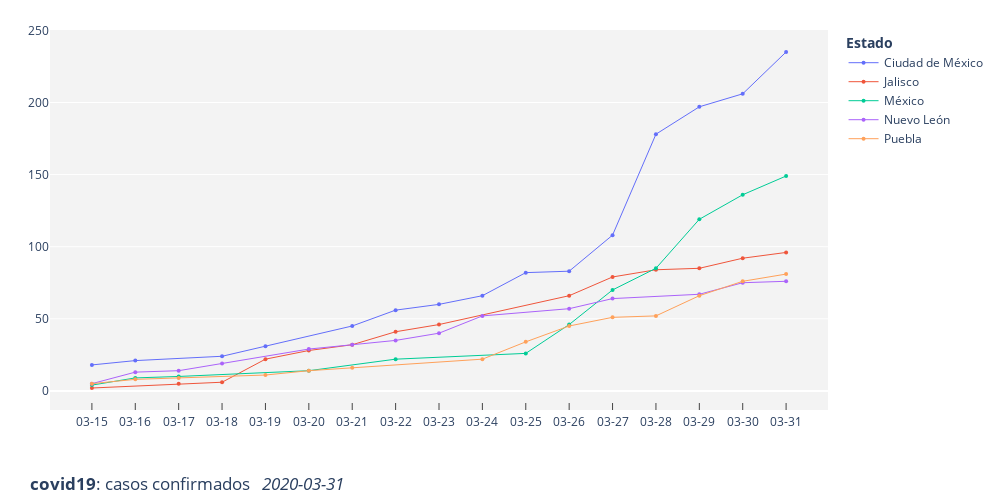

Notebook code cell kept with this figure:
### Code cell
fig = px.scatter(plottop, x="fecha_caso_nuevo", y="count", color="estado", hover_data=['count'])
for i in range(0,len(fig.data)):
    fig.data[i].update(mode='markers+lines',
                       marker=dict(size=4),
                       line=dict(width=1))

fig.update_layout(title={'text': '<b>covid19</b>: casos confirmados   <i>{}</i>'.format(recent_day),
                         'x': 0.03,
                         'y': 0.02},
                  width=1000,
                  height=500,
                  margin={"r":30,"t":30,"l":50,"b":90},
                  autosize=False,
                  plot_bgcolor='rgb(243, 243, 243)',
                  xaxis=dict(showline=True,
                             showgrid=False,
                             linewidth=2,
                             type='date',
                             autorange=True,
                             dtick='2000-01-01',
                             tickformat='%m-%d',
                             ticks='inside',
                             ticklen=7,
                             title=None),
                  yaxis=dict(autorange=True,
                             title=None),
                 legend_title='<b>Estado</b>'
                 )
fig.show()

### Figure 1 — Plotly figure (JSON) as saved in the notebook; plotly's stock layout.template omitted (floating-point values rounded to 4 significant figures)
{"data": [{"customdata": [[18], [21], [24], [31], [45], [56], [60], [66], [82], [83], [108], [178], [197], [206], [235]], "hoverlabel": {"namelength": 0}, "hovertemplate": "estado=Ciudad de México<br>fecha_caso_nuevo=%{x}<br>count=%{customdata[0]}", "legendgroup": "Ciudad de México", "line": {"width": 1}, "marker": {"color": "#636efa", "size": 4, "symbol": "circle"}, "mode": "markers+lines", "name": "Ciudad de México", "showlegend": true, "type": "scatter", "x": ["2020-03-15T00:00:00", "2020-03-16T00:00:00", "2020-03-18T00:00:00", "2020-03-19T00:00:00", "2020-03-21T00:00:00", "2020-03-22T00:00:00", "2020-03-23T00:00:00", "2020-03-24T00:00:00", "2020-03-25T00:00:00", "2020-03-26T00:00:00", "2020-03-27T00:00:00", "2020-03-28T00:00:00", "2020-03-29T00:00:00", "2020-03-30T00:00:00", "2020-03-31T00:00:00"], "xaxis": "x", "y": [18, 21, 24, 31, 45, 56, 60, 66, 82, 83, 108, 178, 197, 206, 235], "yaxis": "y"}, {"customdata": [[2], [5], [6], [22], [28], [32], [41], [46], [66], [79], [84], [85], [92], [96]], "hoverlabel": {"namelength": 0}, "hovertemplate": "estado=Jalisco<br>fecha_caso_nuevo=%{x}<br>count=%{customdata[0]}", "legendgroup": "Jalisco", "line": {"width": 1}, "marker": {"color": "#EF553B", "size": 4, "symbol": "circle"}, "mode": "markers+lines", "name": "Jalisco", "showlegend": true, "type": "scatter", "x": ["2020-03-15T00:00:00", "2020-03-17T00:00:00", "2020-03-18T00:00:00", "2020-03-19T00:00:00", "2020-03-20T00:00:00", "2020-03-21T00:00:00", "2020-03-22T00:00:00", "2020-03-23T00:00:00", "2020-03-26T00:00:00", "2020-03-27T00:00:00", "2020-03-28T00:00:00", "2020-03-29T00:00:00", "2020-03-30T00:00:00", "2020-03-31T00:00:00"], "xaxis": "x", "y": [2, 5, 6, 22, 28, 32, 41, 46, 66, 79, 84, 85, 92, 96], "yaxis": "y"}, {"customdata": [[4], [9], [10], [14], [22], [26], [46], [70], [85], [119], [136], [149]], "hoverlabel": {"namelength": 0}, "hovertemplate": "estado=México<br>fecha_caso_nuevo=%{x}<br>count=%{customdata[0]}", "legendgroup": "México", "line": {"width": 1}, "marker": {"color": "#00cc96", "size": 4, "symbol": "circle"}, "mode": "markers+lines", "name": "México", "showlegend": true, "type": "scatter", "x": ["2020-03-15T00:00:00", "2020-03-16T00:00:00", "2020-03-17T00:00:00", "2020-03-20T00:00:00", "2020-03-22T00:00:00", "2020-03-25T00:00:00", "2020-03-26T00:00:00", "2020-03-27T00:00:00", "2020-03-28T00:00:00", "2020-03-29T00:00:00", "2020-03-30T00:00:00", "2020-03-31T00:00:00"], "xaxis": "x", "y": [4, 9, 10, 14, 22, 26, 46, 70, 85, 119, 136, 149], "yaxis": "y"}, {"customdata": [[5], [13], [14], [19], [29], [32], [35], [40], [52], [57], [64], [67], [75], [76]], "hoverlabel": {"namelength": 0}, "hovertemplate": "estado=Nuevo León<br>fecha_caso_nuevo=%{x}<br>count=%{customdata[0]}", "legendgroup": "Nuevo León", "line": {"width": 1}, "marker": {"color": "#ab63fa", "size": 4, "symbol": "circle"}, "mode": "markers+lines", "name": "Nuevo León", "showlegend": true, "type": "scatter", "x": ["2020-03-15T00:00:00", "2020-03-16T00:00:00", "2020-03-17T00:00:00", "2020-03-18T00:00:00", "2020-03-20T00:00:00", "2020-03-21T00:00:00", "2020-03-22T00:00:00", "2020-03-23T00:00:00", "2020-03-24T00:00:00", "2020-03-26T00:00:00", "2020-03-27T00:00:00", "2020-03-29T00:00:00", "2020-03-30T00:00:00", "2020-03-31T00:00:00"], "xaxis": "x", "y": [5, 13, 14, 19, 29, 32, 35, 40, 52, 57, 64, 67, 75, 76], "yaxis": "y"}, {"customdata": [[5], [8], [9], [11], [14], [16], [22], [34], [45], [51], [52], [66], [76], [81]], "hoverlabel": {"namelength": 0}, "hovertemplate": "estado=Puebla<br>fecha_caso_nuevo=%{x}<br>count=%{customdata[0]}", "legendgroup": "Puebla", "line": {"width": 1}, "marker": {"color": "#FFA15A", "size": 4, "symbol": "circle"}, "mode": "markers+lines", "name": "Puebla", "showlegend": true, "type": "scatter", "x": ["2020-03-15T00:00:00", "2020-03-16T00:00:00", "2020-03-17T00:00:00", "2020-03-19T00:00:00", "2020-03-20T00:00:00", "2020-03-21T00:00:00", "2020-03-24T00:00:00", "2020-03-25T00:00:00", "2020-03-26T00:00:00", "2020-03-27T00:00:00", "2020-03-28T00:00:00", "2020-03-29T00:00:00", "2020-03-30T00:00:00", "2020-03-31T00:00:00"], "xaxis": "x", "y": [5, 8, 9, 11, 14, 16, 22, 34, 45, 51, 52, 66, 76, 81], "yaxis": "y"}], "layout": {"autosize": false, "height": 500, "legend": {"title": {"text": "<b>Estado</b>"}, "tracegroupgap": 0}, "margin": {"b": 90, "l": 50, "r": 30, "t": 30}, "plot_bgcolor": "rgb(243, 243, 243)", "title": {"text": "<b>covid19</b>: casos confirmados   <i>2020-03-31</i>", "x": 0.03, "y": 0.02}, "width": 1000, "xaxis": {"anchor": "y", "autorange": true, "domain": [0, 1], "dtick": "2000-01-01", "linewidth": 2, "range": ["2020-03-14 00:49:13.5266", "2020-03-31 23:10:46.4734"], "showgrid": false, "showline": true, "tickformat": "%m-%d", "ticklen": 7, "ticks": "inside", "title": {}, "type": "date"}, "yaxis": {"anchor": "x", "autorange": true, "domain": [0, 1], "range": [-13.26, 250.3], "title": {}, "type": "linear"}}}
